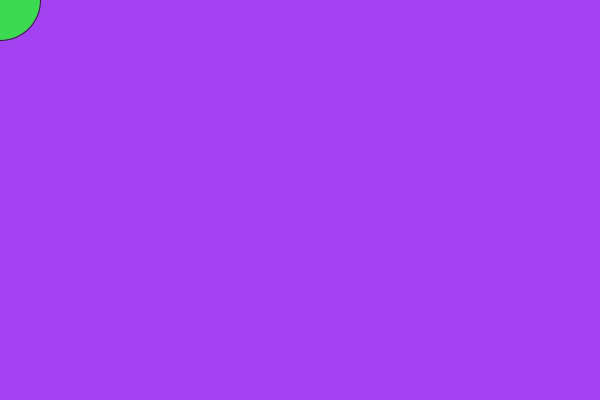
Frame 1 (no input)
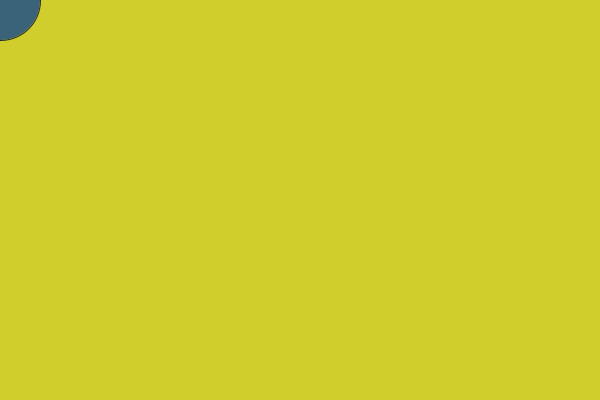
Frame 60 (the mouse pressed at the canvas centre just before this capture)
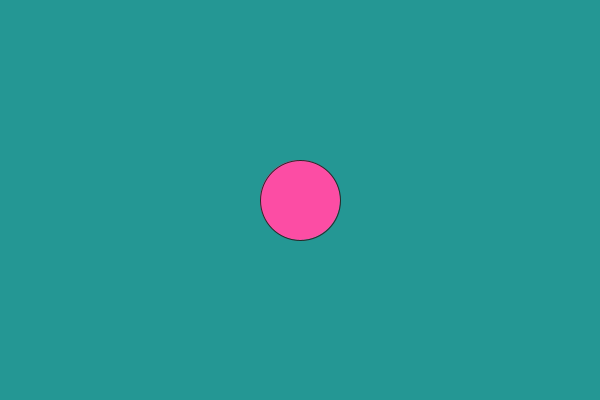
Frame 120 (the mouse held since frame 60 and released just before this capture)

The Processing sketch that drew these frames (run headless with seeded random() and noise(); from frame 60 on, the mouse is pressed at the canvas centre):

// Processing sketch: Circle
// ── Circle.pde

void setup () {
  size (600,400);
  //background (22, 80, 100);
}

void draw () {
  background (random(255), random(255),random(255));
 // make an ellipse
//ellipse(width/2, height/2, 80, 80); 
stroke(40);
fill(random(255), random(255),random(255));
ellipse(mouseX, mouseY, 80, 80); 
}
